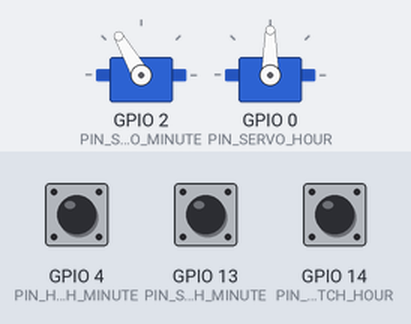
A sketch run on a simulated ESP8266 (NodeMCU). Shown: 2 × servo. The inputs (shaded band) are chosen by the test bench; at power-on: GPIO 4 (PIN_HOME_SWITCH_MINUTE) HIGH, GPIO 14 (PIN_HOME_SWITCH_HOUR) HIGH, GPIO 13 (PIN_STEP_SWITCH_MINUTE) HIGH. WiFi joins after 1.5 s; servers stay silent unless stated; network time is answered at once with the bench clock; the local clock reads 2024-03-15 10:24:30 at power-on unless the sketch sets it; what the sketch prints to the serial monitor is not drawn.

Above: at 2.7 s.
2.8 s: GPIO 4 (PIN_HOME_SWITCH_MINUTE) pulled LOW for 0.25 s
At 4.5 s:
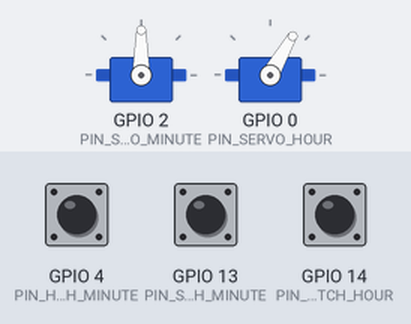
4.9 s: GPIO 14 (PIN_HOME_SWITCH_HOUR) pulled LOW for 0.25 s
At 5.4 s:
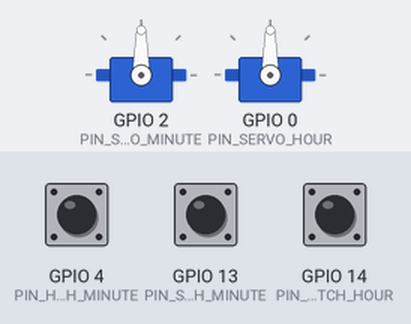
Timing chart, 0 to 7.9 s (numbered marks = the images above; inputs shaded):
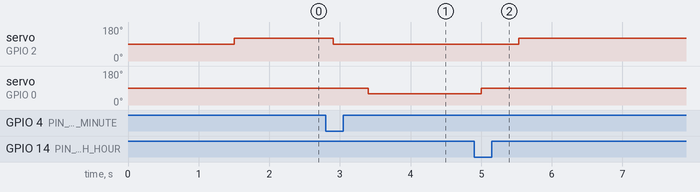

Measured:
- after the input at 2.8 s, servo on GPIO 2 (PIN_SERVO_MINUTE): 120° → 90° after 0.10 s; servo on GPIO 0 (PIN_SERVO_HOUR): 90° → 60° after 0.60 s
- after the input at 4.9 s, servo on GPIO 2 (PIN_SERVO_MINUTE): 90° → 120° after 0.63 s; servo on GPIO 0 (PIN_SERVO_HOUR): 60° → 90° after 0.10 s

The sketch:

Arduino_WiFi_FlipClock.ino
```cpp
#include <ESP8266WiFi.h>
#include <WiFiUdp.h>
#include <NTPClient.h>
#include <Servo.h>

// 1. WiFi Credentials
const char* ssid     = "SSID_Name";       // ใส่ชื่อ WiFi ของคุณ
const char* password = "WiFi_PASSWORD";   // ใส่รหัสผ่าน WiFi

// 2. GPIO Pins
#define PIN_SERVO_MINUTE      2
#define PIN_SERVO_HOUR        0

#define PIN_HOME_SWITCH_MINUTE 4
#define PIN_STEP_SWITCH_MINUTE 13
#define PIN_HOME_SWITCH_HOUR   14
#define PIN_STEP_SWITCH_HOUR   12


// ตำแหน่งหยุดนิ่งของ Servo (ควรเป็นค่าเดียวกัน)
#define SERVO_STOP_POSITION   90

// ค่า Offset สำหรับการหมุน (กำหนดทิศทางตรงข้ามกัน)
// ตัวอย่าง: นาทีหมุนตามเข็ม (+), ชั่วโมงหมุนทวนเข็ม (-)
// คุณต้องทดลองว่าค่าบวกหรือลบที่ทำให้กลไกของคุณหมุนไปข้างหน้า
#define SERVO_MOVE_OFFSET_MINUTE  30  // เช่น หมุนไปข้างหน้าด้วยค่าบวก
#define SERVO_MOVE_OFFSET_HOUR   -30  // หมุนไปข้างหน้าด้วยค่าลบ (กลับด้าน)


// NTP Client Settings
const char* ntpServer = "time.google.com";
const long  gmtOffset_sec = 7 * 3600; // Timezone ประเทศไทย (GMT+7)
const int   daylightOffset_sec = 0;

WiFiUDP ntpUDP;
NTPClient timeClient(ntpUDP, ntpServer, gmtOffset_sec, daylightOffset_sec);

// Servo Objects
Servo servoMinute;
Servo servoHour;

// Global variables to track clock state
int currentMinuteOnClock = -1; // -1 หมายถึงยังไม่รู้ตำแหน่ง
int currentHourOnClock = -1;

void setup() {
  Serial.begin(115200);
  Serial.println("\nStarting Flip Clock (Revised Logic)...");

  // Setup pin modes
  pinMode(PIN_HOME_SWITCH_MINUTE, INPUT_PULLUP);
  pinMode(PIN_STEP_SWITCH_MINUTE, INPUT_PULLUP);
  pinMode(PIN_HOME_SWITCH_HOUR, INPUT_PULLUP);
  pinMode(PIN_STEP_SWITCH_HOUR, INPUT_PULLUP);

  // Attach servos
  servoMinute.attach(PIN_SERVO_MINUTE);
  servoHour.attach(PIN_SERVO_HOUR);
  servoMinute.write(SERVO_STOP_POSITION);
  servoHour.write(SERVO_STOP_POSITION);

  // Connect to WiFi
  Serial.print("Connecting to ");
  Serial.println(ssid);
  WiFi.begin(ssid, password);
  while (WiFi.status() != WL_CONNECTED) {
    delay(500);
    Serial.print(".");
  }
  Serial.println("\nWiFi connected");

  // Start NTP client
  timeClient.begin();

  // Homing sequence
  Serial.println("Starting Homing Sequence...");
  goHomeMinute();
  goHomeHour();
  Serial.println("Homing Complete!");

  // Get initial time
  while(!timeClient.update()) {
    timeClient.forceUpdate();
  }
  Serial.print("Initial Time: ");
  Serial.println(timeClient.getFormattedTime());
}

void loop() {
  timeClient.update();

  int actualMinute = timeClient.getMinutes();
  int actualHour = timeClient.getHours();

  // Minute Logic
  if (currentMinuteOnClock != actualMinute) {
    Serial.printf("Minute mismatch! Clock: %02d, NTP: %02d. Moving...\n", currentMinuteOnClock, actualMinute);
    moveMinuteStep();
  }

  // Hour Logic
  if (currentHourOnClock != actualHour) {
    Serial.printf("Hour mismatch! Clock: %02d, NTP: %02d. Moving to next hour...\n", currentHourOnClock, actualHour);
    moveHourToNext();
  }

  delay(1000); // Wait a second before checking again
}

void goHomeMinute() {
  Serial.println("Homing minute dial...");
  while (digitalRead(PIN_HOME_SWITCH_MINUTE) == HIGH) {
    servoMinute.write(SERVO_STOP_POSITION + SERVO_MOVE_OFFSET_MINUTE);
    delay(200);
  }
  servoMinute.write(SERVO_STOP_POSITION);
  currentMinuteOnClock = 0;
  Serial.println("Minute dial is at HOME (00)");
  delay(500);
}

void goHomeHour() {
  Serial.println("Homing hour dial...");
  while (digitalRead(PIN_HOME_SWITCH_HOUR) == HIGH) {
    servoHour.write(SERVO_STOP_POSITION + SERVO_MOVE_OFFSET_HOUR);
    delay(200);
  }
  servoHour.write(SERVO_STOP_POSITION);
  currentHourOnClock = 0;
  Serial.println("Hour dial is at HOME (00)");
  delay(500);
}

void moveMinuteStep() {
  servoMinute.write(SERVO_STOP_POSITION + SERVO_MOVE_OFFSET_MINUTE);
  while (digitalRead(PIN_STEP_SWITCH_MINUTE) == HIGH) { delay(10); } // รอจนกว่าจะกด
  while (digitalRead(PIN_STEP_SWITCH_MINUTE) == LOW) { delay(10); } // รอจนกว่าจะปล่อย (ป้องกันการเด้ง)
  servoMinute.write(SERVO_STOP_POSITION);

  currentMinuteOnClock = (currentMinuteOnClock + 1) % 60;
  Serial.printf("Minute moved to: %02d\n", currentMinuteOnClock);
}


void performHourSingleStep() {
  servoHour.write(SERVO_STOP_POSITION + SERVO_MOVE_OFFSET_HOUR);
  while (digitalRead(PIN_STEP_SWITCH_HOUR) == HIGH) { delay(10); }
  while (digitalRead(PIN_STEP_SWITCH_HOUR) == LOW) { delay(10); }
  servoHour.write(SERVO_STOP_POSITION);
  Serial.println("Hour moved 1 step.");
}


void moveHourToNext() {
  Serial.println("Performing 2 steps for next hour...");
  performHourSingleStep(); // ขยับ step ที่ 1
  delay(100); // หน่วงเวลาสั้นๆ ให้กลไกนิ่ง
  performHourSingleStep(); // ขยับ step ที่ 2

  currentHourOnClock = (currentHourOnClock + 1) % 24;
  Serial.printf("Hour display is now: %02d\n", currentHourOnClock);
}
```
